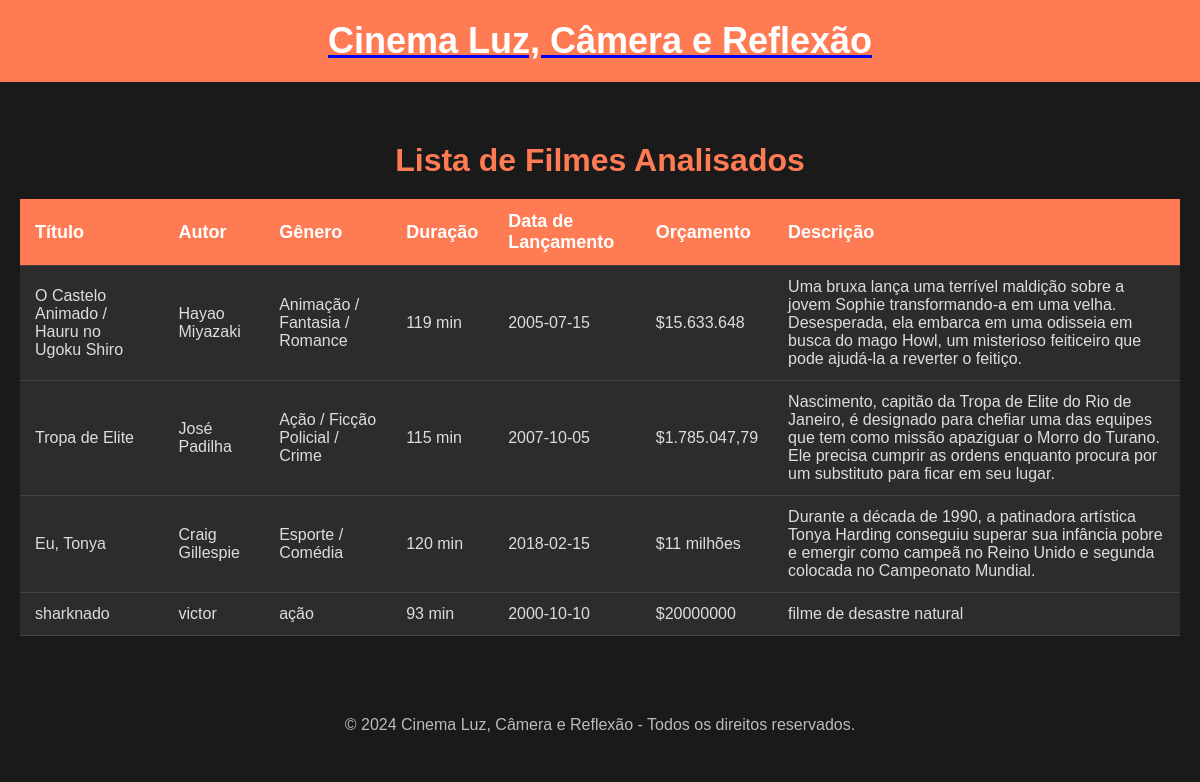
The page /Usuario/Filmes/Listar on the database its author committed.
### app.py (models this page shows)
class Filme(db.Model):
    Titulo = db.Column(db.String(100), nullable = False, primary_key = True)
    Autor = db.Column(db.String(80), nullable = False)
    Genero = db.Column(db.String(30), nullable = False)
    Duracao = db.Column(db.String(30), nullable = False)
    DataLancamento = db.Column(db.String(100), nullable = False)
    Orcamento = db.Column(db.String(100), nullable = False)
    Descricao = db.Column(db.String(200), nullable = False)

### app.py (the view)
@app.route('/Usuario/Filmes/Listar', methods=["GET", "POST"]) #rota para lista de filmes (ListarFilmes.html)
def ListarFilmesUsuario():
    Filmes = Filme.query.all()
    return render_template('ListaFilmes.html', filmes = Filmes)

### templates/ListaFilmes.html (shortened to what this page needs)
<!DOCTYPE html>
<html lang="pt-br">
<head>
    <link rel="stylesheet" href="{{ url_for('static', filename='CSS/ListaFilmes.css') }}">
</head>
<body>
    <header>
        <div class="logo">
            <a href='/'> <h1>Cinema Luz, Câmera e Reflexão</h1> </a>
        </div>
    </header>
    <section class="lista-filmes">
        <h2>Lista de Filmes Analisados</h2>
        <table class="tabela-filmes">
            <thead>
                <tr>
                    <th>Título</th>
                    <th>Autor</th>
                    <th>Gênero</th>
                    <th>Duração</th>
                    <th>Data de Lançamento</th>
                    <th>Orçamento</th>
                    <th>Descrição</th>
                </tr>
            </thead>
            <tbody>
                {% for filme in filmes %}
                <tr>
                    <td>{{ filme.Titulo }}</td>
                    <td>{{ filme.Autor }}</td>
                    <td>{{ filme.Genero }}</td>
                    <td>{{ filme.Duracao }} min</td>
                    <td>{{ filme.DataLancamento }}</td>
                    <td>${{ filme.Orcamento }}</td>
                    <td>{{ filme.Descricao }}</td>
                </tr>
                {% endfor %}
            </tbody>
        </table>
    </section>
    <footer>
        <p>&copy; 2024 Cinema Luz, Câmera e Reflexão - Todos os direitos reservados.</p>
    </footer>
</body>
</html>

### static/CSS/ListaFilmes.css (style rules this page uses)
* { margin: 0; padding: 0; box-sizing: border-box; }
body { font-family: 'Poppins', sans-serif; background-color: #1a1a1a; color: #fff; }
header { background-color: #ff7b54; padding: 20px; text-align: center; }
.logo h1 { color: #fff; font-size: 36px; margin: 0; }
.lista-filmes { max-width: 1200px; margin: 40px auto; padding: 20px; }
h2 { font-size: 32px; color: #ff7b54; margin-bottom: 20px; text-align: center; }
.tabela-filmes { width: 100%; border-collapse: collapse; background-color: #2c2c2c; }
.tabela-filmes th, .tabela-filmes td { padding: 12px 15px; text-align: left; color: #ddd; border-bottom: 1px solid #444; }
.tabela-filmes th { background-color: #ff7b54; color: #fff; font-size: 18px; }
.tabela-filmes td { font-size: 16px; }
footer { background-color: #1a1a1a; padding: 20px; text-align: center; color: #bbb; }

### rows shown on the page
Filme: Titulo "O Castelo Animado / Hauru no Ugoku Shiro", Autor "Hayao Miyazaki", Genero "Animação / Fantasia / Romance", Duracao "119", DataLancamento "2005-07-15", Orcamento "15.633.648", Descricao "Uma bruxa lança uma terrível maldição sobre a jovem Sophie transformando-a em uma velha. Desesperada, ela embarca em uma odisseia em busca do mago Howl, um misterioso feiticeiro que pode ajudá-la a reverter o feitiço."
Filme: Titulo "Tropa de Elite", Autor "José Padilha", Genero "Ação / Ficção Policial / Crime", Duracao "115", DataLancamento "2007-10-05", Orcamento "1.785.047,79", Descricao "Nascimento, capitão da Tropa de Elite do Rio de Janeiro, é designado para chefiar uma das equipes que tem como missão apaziguar o Morro do Turano. Ele precisa cumprir as ordens enquanto procura por um substituto para ficar em seu lugar."
Filme: Titulo "Eu, Tonya", Autor "Craig Gillespie", Genero "Esporte / Comédia", Duracao "120", DataLancamento "2018-02-15", Orcamento "11 milhões", Descricao "Durante a década de 1990, a patinadora artística Tonya Harding conseguiu superar sua infância pobre e emergir como campeã no Reino Unido e segunda colocada no Campeonato Mundial."
Filme: Titulo "sharknado", Autor "victor", Genero "ação", Duracao "93", DataLancamento "2000-10-10", Orcamento "20000000", Descricao "filme de desastre natural"
